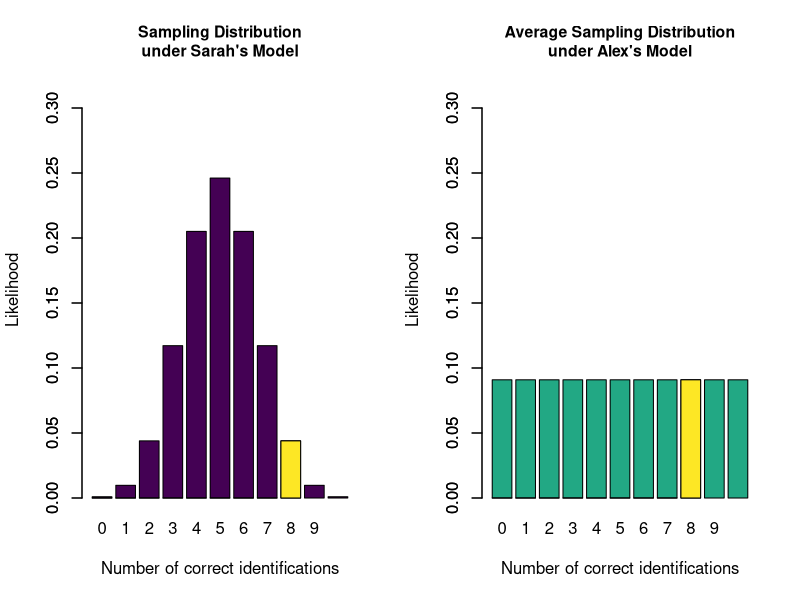

This chart was generated by the following R code:
## ---- chunk 1
par(mfrow = c(1, 2), cex.main = 0.95)
cols <- viridis::viridis(6)
barplot(dbinom(0:10, 10, 0.5), names.arg = 0:10, xlab = "Number of correct identifications", ylab = "Likelihood",
        main = "Sampling Distribution\nunder Sarah's Model", col = cols[1], ylim = c(0,0.32))
barplot(c(rep(0, 8), dbinom(8, 10, 0.5)), add = TRUE, col = cols[6])

barplot(rep(1/11, 11), names.arg = 0:10, xlab = "Number of correct identifications", ylab = "Likelihood",
        main = "Average Sampling Distribution\nunder Alex's Model", col = cols[4], ylim = c(0,0.32))
barplot(c(rep(0, 8), 1/11), add = TRUE, col = cols[6])
